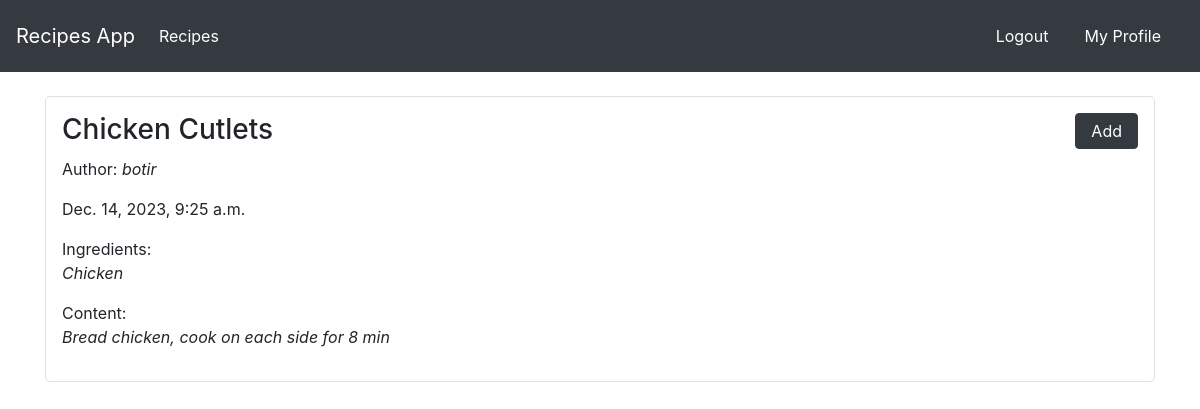
Screenshot of /main/Chicken Cutlets (signed in) with the database file from the repository.
### app/models.py (models this page shows, shortened)
class Recipe(models.Model):
    image = models.ImageField(blank=True)
    title = models.CharField(max_length = 100)
    description = models.CharField(max_length=100, blank=True)
    author = models.ForeignKey(User, on_delete = models.CASCADE)
    ingredients = models.TextField(blank=True)
    content = models.TextField(default = '')
    created_on = models.DateTimeField(auto_now_add=True)

### app/views.py (the view)
# urls.py: path('main/<str:title>', views.recipe_detail, name='recipe_detail'),
@login_required(login_url='login')
def recipe_detail(request, title):
    recipe = Recipe.objects.get(title=title)
    return render(request, 'app/detail.html', {'recipe': recipe})

### app/templates/app/detail.html (shortened to what this page needs)
{% extends 'app/base.html' %}
{% load static %}
    {% block content %}
        <div class="border rounded-lg p-3 mb-3">
            <h3 style="display: inline;">{{ recipe.title|capfirst }}</h3>
            <a href="{% url 'add' recipe.title %}" style="display: inline;float: right;padding: 5px 15px;" class="btn btn-dark ml-3">Add</a>
            <p style="margin-top: 10px;">Author: <i>{{ recipe.author }}</i></p>
            <p>{{ recipe.created_on }}</p>
            <p>Ingredients: <br><i>{{ recipe.ingredients }}</i></p>
            <p>Content:<br> <i>{{ recipe.content }}</i></p>
        </div>
    {% endblock %}

### rows the page displays
Recipe: title "Chicken Cutlets", author "botir", created_on "Dec. 14, 2023, 9:25 a.m.", ingredients "Chicken", content "Bread chicken, cook on each side for 8 min"
